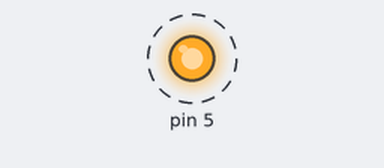
Recording of a sketch running on a simulated Arduino Uno, built with avr-gcc and run on an emulated ATmega328P. Shown: output pins drawn as LEDs (lit = HIGH). Dashed ring = blinking. What the sketch prints to the serial monitor is not drawn.

Above: at 0.12 s.
Timing chart, 0 to 3.0 s (numbered marks = the images above):
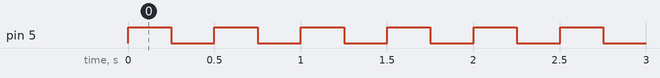

Measured:
- by itself, pin 5: alternates HIGH for 0.25 s and LOW for 0.25 s

The sketch:

Quiz_2_Question_4.ino
```cpp
//Quiz 2 Question 4
//Count how many times the led has blinked on serial monitor
int led = 4;
int count = 0;

void setup() {
  pinMode(5, OUTPUT);
  Serial.begin(9600);
}

void loop() {
 count++;
  Serial.println(count);


  digitalWrite(5, HIGH);
  delay(250);
  digitalWrite(5, LOW);
  delay(250);


 Serial.println("This LED has blinked...");
 Serial.print(count);
 Serial.println(" times");
}
```
